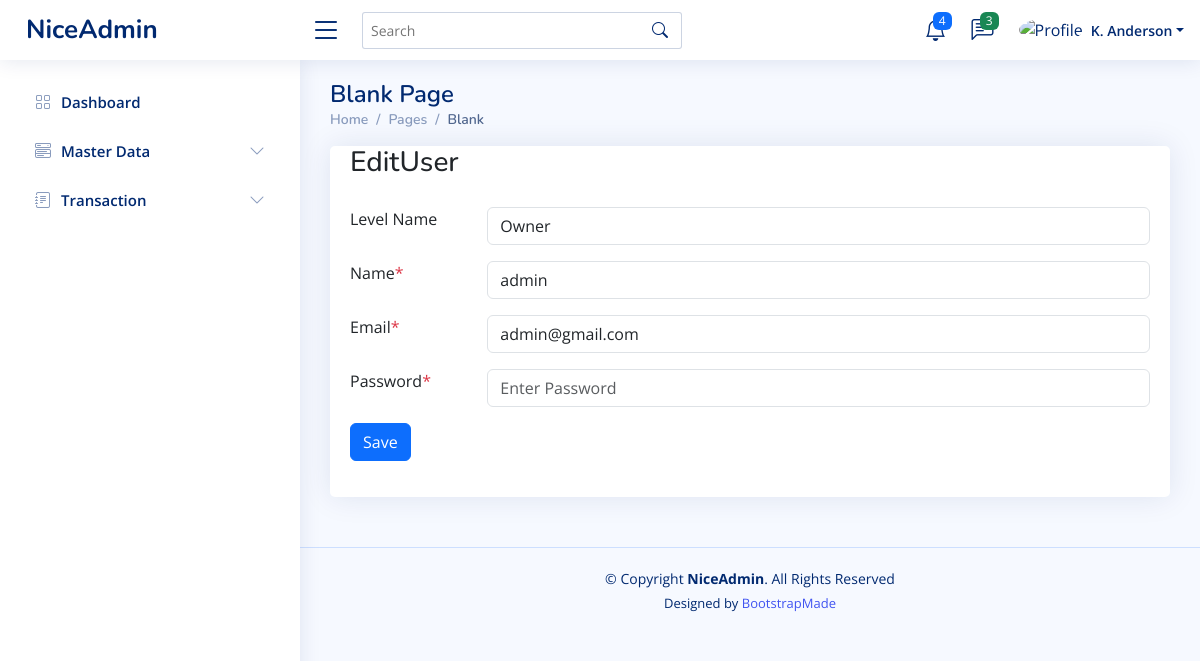
/dashboard.php?page=add-user&edit=1, run on the app's committed database.
### tables this page shows
CREATE TABLE `users` (
  `id` int(11) NOT NULL,
  `id_level` int(11) NOT NULL,
  `name` varchar(50) NOT NULL,
  `email` varchar(50) NOT NULL,
  `password` varchar(100) NOT NULL,
  `created_at` timestamp NOT NULL DEFAULT current_timestamp(),
  `updated_at` timestamp NULL DEFAULT NULL ON UPDATE current_timestamp()
);

CREATE TABLE `levels` (
  `id` int(11) NOT NULL,
  `level_name` varchar(50) NOT NULL,
  `created_at` timestamp NOT NULL DEFAULT current_timestamp(),
  `updated_at` timestamp NULL DEFAULT NULL ON UPDATE current_timestamp()
);

### content/add-user.php (the view, shortened to what this page needs)
<?php
  $id = isset($_GET['edit']) ? $_GET['edit'] : '';
  $queryEdit = mysqli_query($koneksi, "SELECT * FROM users WHERE id = '$id'");
  $rowEdit = mysqli_fetch_assoc($queryEdit);
  $queryLevl = mysqli_query($koneksi, "SELECT * FROM levels ORDER BY id DESC");
  $rowLevls = mysqli_fetch_all($queryLevl, MYSQLI_ASSOC)
?>
<div class="row">
  <div class="col-sm-12">
    <div class="card">
      <div class="card-body">
        <h3><?php echo isset($_GET['edit']) ? 'Edit' : 'Create New' .' '?>User</h3>
      </div>
      <div class="card-body">
        <form action="" method="post">
        <div class="row mb-3">
            <div class="col-sm-2">
              <label for="">Level Name</label>
            </div>
            <div class="col-sm-10">
            <select id="" class="form-control" name="id_level">
              <?php foreach ($rowLevls as $item) {?>
                <option <?php echo isset($_GET['edit']) ? ($item['id'] == $rowEdit['id_level']) ? 'selected' : '' : ''?> value="<?php echo $item['id'] ?>"><?php echo $item['level_name'] ?></option>
              <?php }?>
            </select>
            </div>
          </div>
          <div class="row mb-3">
            <div class="col-sm-2">
              <label for="">Name<span class="text-danger">*</span></label>
            </div>
            <div class="col-sm-10">
              <input type="text" class="form-control" name="name" placeholder="Enter Name" value="<?php echo isset($_GET['edit']) ? $rowEdit['name'] : '' ?>" required>
            </div>
          </div>
          <div class="row mb-3">
            <div class="col-sm-2">
              <label for="">Email<span class="text-danger">*</span></label>
            </div>
            <div class="col-sm-10">
              <input value="<?php echo isset($_GET['edit']) ? $rowEdit['email'] : '' ?>" type="email" class="form-control" name="email" placeholder="Enter Email" required>
            </div>
          </div>
          <div class="row mb-3">
            <div class="col-sm-2">
              <label for="">Password<span class="text-danger">*</span></label>
            </div>
            <div class="col-sm-10">
              <input value="" type="password" class="form-control" name="password" placeholder="Enter Password">
            </div>
          </div>
          <div class="col mb-3">
            <button class="btn btn-primary" type="submit" name="<?php echo isset($_GET['edit']) ? 'edit' : 'save' ?>">Save</button>
          </div>
        </form>
      </div>
    </div>
  </div>
</div>

### assets/css/style.css (style rules this page uses)
:root { scroll-behavior: smooth; }
body { font-family: "Open Sans", sans-serif; background: #f6f9ff; color: #444444; }
h1, h2, h3, h4, h5, h6 { font-family: "Nunito", sans-serif; }
.card { margin-bottom: 30px; border: none; border-radius: 5px; box-shadow: 0px 0 30px rgba(1, 41, 112, 0.1); }
.card-body { padding: 0 20px 20px 20px; }

### data on the page
users: id_level "Owner", name "admin", email "admin@gmail.com"
